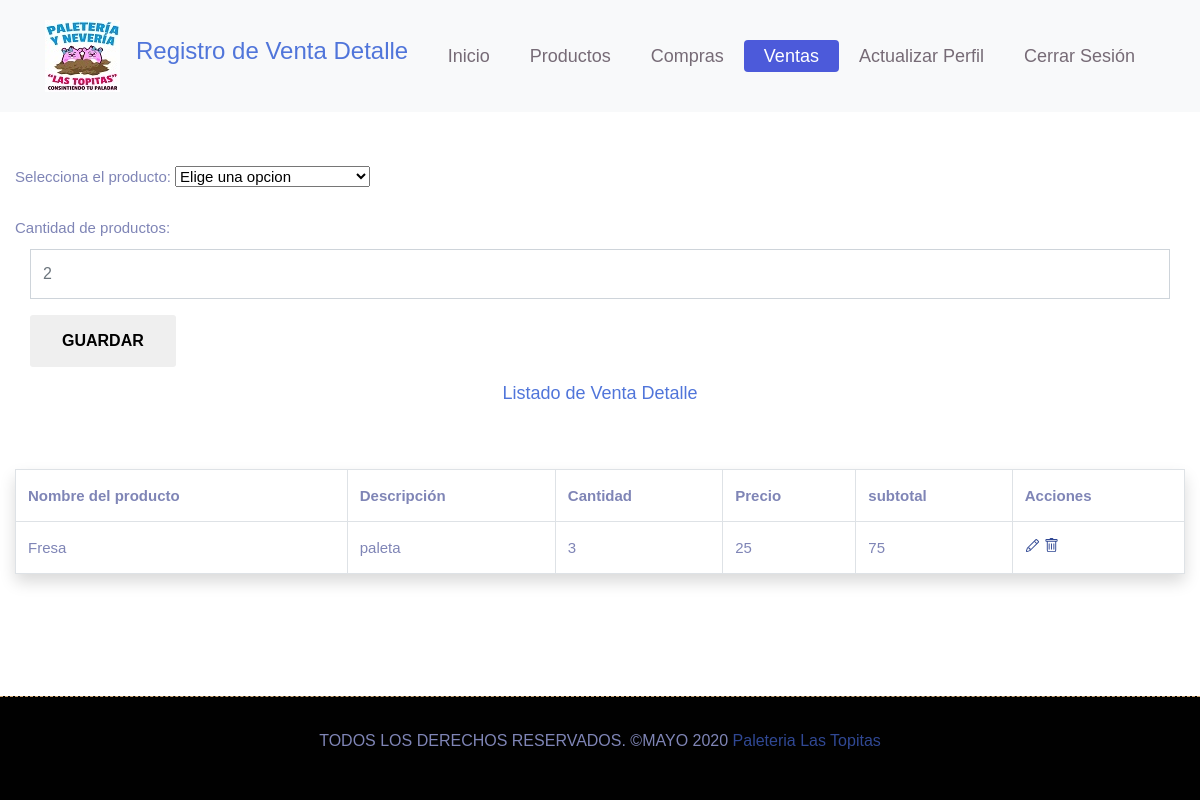
The app's page /paginas/ventaD.php (signed in) with its own data.
### tables this page shows
CREATE TABLE `detalleventa` (
  `Producto_idProducto` int(11) NOT NULL,
  `Ventas_idVentas` int(11) NOT NULL,
  `cantidadProducto` int(5) DEFAULT NULL,
  `subtotal` double DEFAULT NULL
);

CREATE TABLE `producto` (
  `idProducto` int(11) NOT NULL,
  `nombre` varchar(50) DEFAULT NULL,
  `precioVenta` int(5) DEFAULT NULL,
  `costoCompra` int(4) DEFAULT NULL,
  `stockActual` int(4) DEFAULT NULL,
  `stockMinimo` int(4) DEFAULT NULL,
  `stockMaximo` int(4) DEFAULT NULL,
  `descripcion` varchar(100) DEFAULT NULL,
  `estado` varchar(50) DEFAULT NULL
);

### paginas/ventaD.php (the view, shortened to what this page needs)
<?php session_start();
  if (isset($_SESSION['usuario'])){?>
<?php
include_once '../Cruds/CrudVD.php';
?>
<!DOCTYPE html>
<html lang="en">
<head>
  <link rel="stylesheet" href="../css/bootstrap.min.css">
  <link rel="stylesheet" href="../css/style.css">
	<link rel="stylesheet" href="../css/responsive.css">
</head>
<body>
<header class="top-navbar">
	<nav class="navbar navbar-expand-lg navbar-light bg-light">
    <div class="container">
      <a class="navbar-brand" href="../index.php">
        <img src="../images/logo.jpg" alt="" />
      </a>
      <div class="text-center ba">
        <h1 class="titPrin">Registro de Venta Detalle</h1>
      </div>
      <div class="collapse navbar-collapse" id="navbars-rs-food">
        <ul class="navbar-nav ml-auto">
          <li class="nav-item"><a class="nav-link" href="../index.php">Inicio</a></li>
          <li class="nav-item"><a class="nav-link" href="producto.php">Productos</a></li>
          <li class="nav-item"><a class="nav-link" href="compras.php">Compras</a></li>
          <li class="nav-item active"><a class="nav-link" href="ventas.php">Ventas</a></li>
          <li class="nav-item"><a class="nav-link" href="../actualizarperfil.php">Actualizar Perfil</a></li>
          <li class="nav-item"><a class="nav-link" href="../Cerrar.php">Cerrar Sesión</a></li>
        </ul>
      </div>
    </div>
	</nav>
</header>	 <br></br><br></br><br></br>
<div class="container-fluid ">
 <form method="post">
    <div class="form-group">
      <label class="control-label tamla">Selecciona el producto:</label>
      <select name="idProducto">
        <option value="0" selected disabled="disabled">Elige una opcion</option>
      </select>
    </div>
    <div class="form-group obtds">
      <label class="control-label tamla" for="cantidadProducto">Cantidad de productos:</label>
      <div class="col">
        <input type="text" class="form-control text-uppercase" name="cantidadProducto" placeholder="2"
        value="<?php if(isset($_GET['editar'])) echo $getROW['cantidadProducto'];  ?>" />
      </div>
    </div>
    <div class="form-group">
      <?php
      if(isset($_GET['editar']))
      {
      ?>
        <div class="col-12"><button type="submit" class="btn btncamf" name="actualizar">Actualizar</button></div>
      <?php
      }
      else
      {
      ?>
        <div class="col-12"><button type="submit" class="btn btncamf" name="guardar">Guardar</button></div>
      <?php
      }
      ?>
    </div>
 </form>
<?php
  include_once '../Cruds/Db.php';
  $rs ="SELECT max(idVentas) as id from ventas"; $SQL=$MySQLiconn->query($rs);
  if ($row = $SQL->fetch_array()) { $Ventas_idVentas = trim($row[0]); }
  $filtro= "SELECT Producto_idProducto,Ventas_idVentas,cantidadProducto,subtotal,producto.nombre,producto.descripcion,producto.precioVenta FROM detalleventa, producto WHERE  Ventas_idVentas = '$Ventas_idVentas' AND detalleventa.Producto_idProducto = producto.idProducto ORDER BY detalleventa.cantidadProducto";
  $SQL = $MySQLiconn->query($filtro);
?>
 <h3 class="textoTa text-center">Listado de Venta Detalle</h3><BR></BR>
 <table class="table table-hover table-bordered shadow p-3 mb-5 bg-white rounded">
   <tr class="tabTit">
      <th>Nombre del producto</th>
      <th>Descripción</th>
      <th>Cantidad</th>
      <th>Precio</th>
      <th>subtotal</th>
      <th>Acciones</th>
    </tr>
   <?php
   while($row=$SQL ->fetch_array())
   {
    ?>
       <tr class="tabCont">
         <td> <?php echo $row['nombre']; ?> </td>
         <td> <?php echo $row['descripcion']; ?> </td>
         <td> <?php echo $row['cantidadProducto']; ?> </td>
         <td> <?php echo $row['precioVenta']; ?> </td>
         <td> <?php echo $row['subtotal']; ?> </td>
         <td>
           <a href="?editar=<?php echo $row['Producto_idProducto']; ?>" onclick="return confirm('¿Deseas Editarlo ?'); "></a>
           <a href="?eliminar=<?php echo $row['Producto_idProducto']; ?>" onclick="return confirm('¿Seguro deseas eliminarlo?'); "></a>
       </td>
       </tr>
       <?php
   }
   ?>
 </table>
</div><br><br>
<div class="copyright">
			<div class="container">
				<div class="row">
					<div class="col-lg-12">
						<p class="company-name">TODOS LOS DERECHOS RESERVADOS. &copy;MAYO 2020 <a href="#">Paleteria Las Topitas</a>
					</div>
				</div>
			</div>
		</div>
</body>
</html>
<?php
  }else{
    header ('Location: ../login.php');
  }
?>

### css/style.css (style rules this page uses)
body { color: #7f85b6; font-size: 15px; font-family: 'Athiti', sans-serif; line-height: 1.80857; }
a { color: #1f1f1f; text-decoration: none !important; outline: none !important; -webkit-transition: all .3s ease-in-out; -moz-transition: all .3s ease-in-out; -ms-transition: all .3s ease-in-out; -o-transition: all .3s ease-in-out; transition: all .3s ease-in-out; }
h1, h2, h3, h4, h5, h6 { letter-spacing: 0; font-weight: normal; position: relative; padding: 0 0 10px 0; font-weight: normal; line-height: 120% !important; color: #5075da; margin: 0 }
h1 { font-size: 24px }
h3 { font-size: 18px }
a { color: #304894; text-decoration: none; outline: none; }
a, .btn { text-decoration: none !important; outline: none !important; -webkit-transition: all .3s ease-in-out; -moz-transition: all .3s ease-in-out; -ms-transition: all .3s ease-in-out; -o-transition: all .3s ease-in-out; transition: all .3s ease-in-out; }
ul, li, ol { list-style: none; margin: 0px; padding: 0px; }
.top-navbar { position: relative; z-index: 10; }
.top-navbar .navbar { padding: 15px 0px; position: fixed; width: 100%; transition: height .3s ease-out, background .3s ease-out, box-shadow .3s ease-out; -webkit-transform: translate3d(0, 0, 0); transform: translate3d(0, 0, 0); z-index: 100; }
.top-navbar .navbar-light .navbar-nav .nav-link { color: #1b071996; font-size: 18px; padding: 0px 20px; border-radius: 4px; }
.top-navbar .navbar-light .navbar-nav .nav-item.active .nav-link { background: #4c5ada; color: #ffffff; border-radius: 4px; }
.btn { text-transform: uppercase; padding: 19px 36px; }
.btn { display: inline-block; font-weight: 600; text-align: center; white-space: nowrap; vertical-align: middle; -webkit-user-select: none; -moz-user-select: none; -ms-user-select: none; user-select: none; border: 2px solid transparent; padding: 12px 30px; font-size: 16px; line-height: 1.5; border-radius: .1875rem; transition: color .15s ease-in-out, background-color .15s ease-in-out, border-color .15s ease-in-out, box-shadow .15s ease-in-out; }
.copyright { margin-top: 20px; position: relative; display: block; background-color: #010101; border-top: 1px dashed rgba(207, 166, 113); padding: 30px 0; z-index: 1; }
.copyright .company-name { font-size: 16px; text-align: center; }
.copyright .company-name a { font-size: 16px; }
.form-control { border-radius: 0px; min-height: 50px; }

### records on screen
detalleventa: Producto_idProducto.nombre "Fresa", Producto_idProducto.descripcion "paleta", cantidadProducto "3", Producto_idProducto.precioVenta "25", subtotal "75"
